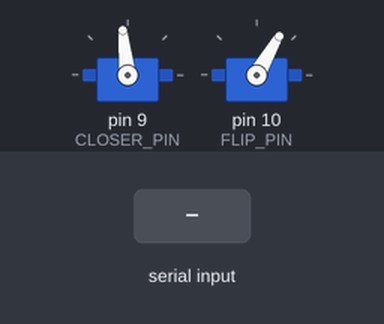
A sketch run on a simulated Arduino Uno, built with avr-gcc and run on an emulated ATmega328P. On the bench: 2 × servo. The test bench sets the inputs (shaded band). What the sketch prints to the serial monitor is not drawn.

Above: at 1.2 s.
1.3 s: "q" received over Serial
2.8 s: "o" received over Serial
4.8 s: "c" received over Serial
Timing chart, 0 to 7.8 s (numbered marks = the images above; inputs shaded):
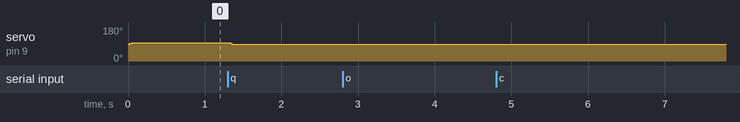

Measured:
- after the input at 1.3 s, servo on pin 9 (CLOSER_PIN): 96° → 90° at once
- after the input at 2.8 s, every drawn part: stays the same
- after the input at 4.8 s, every drawn part: stays the same

The sketch:

servo_test.ino
```cpp
//#include <Servo.h>
#include <VarSpeedServo.h>

VarSpeedServo drop_motor;
VarSpeedServo flip_motor;


const byte numChars = 32;
char receivedChars[numChars];

boolean newData = false;

#define CLOSER_PIN 9
static int DROP_OPEN = 90;
static int DROP_CLOSED = 140;
static int DROP_SPEED = 100;
int drop_pos = 0;
int drop_target_pos = DROP_CLOSED;
bool dropped = false;

#define FLIP_PIN 10
static int FLIP_NORMAL = 60;
static int FLIP_OPEN = 180;
static int FLIP_SPEED = 255;
int flip_pos = 0;
int flip_target_pos = FLIP_NORMAL;
bool flip = false;

bool runProgram = true;


void setup() {
  Serial.begin(9600);
  Serial.println("Arduino is ready");

  drop_motor.attach(CLOSER_PIN);  // attaches the servo on pin 9 to the servo object
  flip_motor.attach(FLIP_PIN);
  move_mail();
  move_flip();


}

void loop() {
  Serial.println("Program Started. Use 'd' to drop, 'o' to open, 'c' to close, 'f' to flip, 'q' to quit, 'r' to restart");
  while (runProgram) {
    handleSerial();
    drop_mail();
//    move_mail();
    move_flip();
    delay(15);
  }
  while (!runProgram) {
    Serial.println("Program Stopped. Use 'r' to restart");
    handleSerial();
    delay(2000);
  }
}

void handleSerial(){
  while (Serial.available() > 0){
    char incomingChar = Serial.read();
    switch (incomingChar){
      case 'o': //open
        Serial.println("Opening Drop");
        drop_target_pos = DROP_OPEN;
      break;

      case 'c': //close
        Serial.println("Closing Drop");
        drop_target_pos = DROP_CLOSED;
      break;

      case 'd':
        Serial.println("Dropping");
        dropped = false;
       break;

      case 'f': //flip
        Serial.println("Flipping");
        flip = true;
       break;

//       case 'u': //unflip
//        flip_target_pos = FLIP_NORMAL;
//       break;

      case 'q': //quit
        Serial.println("Shutting Down");
        drop_target_pos = DROP_CLOSED;
        runProgram = false;
        Serial.println("Shut Down. Ok To Turn Off");
      break;

      case 'r': //restart or start
        Serial.println("Starting Program");
        runProgram = true;
        Serial.println("Program Started");
      break;
    }
  }
}


void move_mail(){
  drop_motor.slowmove(drop_target_pos, DROP_SPEED);
}

void drop_mail(){
//  drop_motor.slowmove(DROP_OPEN, DROP_SPEED);

  if (!dropped && drop_motor.read() > DROP_OPEN){
    drop_motor.slowmove(DROP_OPEN, DROP_SPEED);
  }
  else if (!dropped && drop_motor.read() <= DROP_OPEN){
    delay(1000);
    dropped = true;
  }
  else{
    drop_motor.slowmove(DROP_CLOSED, DROP_SPEED);
  }
}

void move_flip(){
  if (flip && flip_motor.read() < FLIP_OPEN){
    flip_motor.slowmove(FLIP_OPEN, FLIP_SPEED);
//    Serial.println(flip_motor.read());
  }
  else{
    flip = false;
    flip_motor.write(FLIP_NORMAL);
  }
}
```
